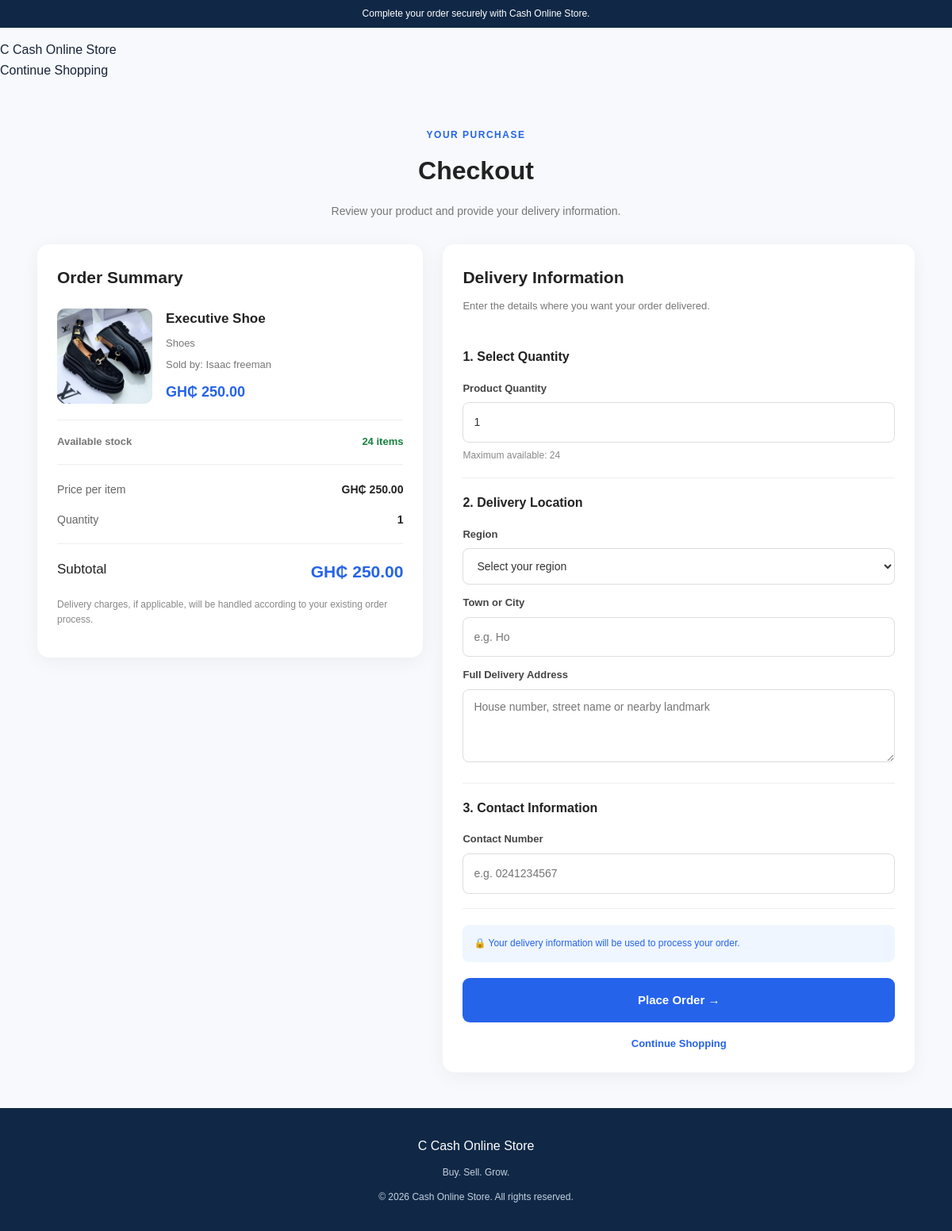
The page /buy/7 (signed in) on the database its author committed.
### tables this page shows
CREATE TABLE products (
            id INTEGER PRIMARY KEY AUTOINCREMENT,
            seller_id INTEGER NOT NULL,
            name TEXT NOT NULL,
            category TEXT NOT NULL,
            price REAL NOT NULL CHECK(price >= 0),
            quantity INTEGER NOT NULL DEFAULT 1 CHECK(quantity >= 0),
            image TEXT,
            description TEXT,
            created_at TIMESTAMP DEFAULT CURRENT_TIMESTAMP, is_hidden INTEGER NOT NULL DEFAULT 0,
            FOREIGN KEY (seller_id) REFERENCES users(id)
        );

CREATE TABLE users (
            id INTEGER PRIMARY KEY AUTOINCREMENT,
            name TEXT NOT NULL,
            email TEXT NOT NULL UNIQUE,
            password_hash TEXT NOT NULL,
            role TEXT NOT NULL CHECK(role IN ('buyer', 'seller')),
            created_at TIMESTAMP DEFAULT CURRENT_TIMESTAMP
        , profile_image TEXT, shop_description TEXT);

### app.py (the view)
@app.route("/buy/<int:product_id>")
def buy_product(product_id):
    if "user_id" not in session:
        return redirect(url_for(
            "login",
            next=url_for("buy_product", product_id=product_id)
        ))
    if session.get("user_role") != "buyer":
        return "Only buyer accounts can purchase products.", 403
    connection = get_db_connection()
    try:
        product = connection.execute("""
            SELECT p.*, u.name AS seller_name
            FROM products p
            JOIN users u ON u.id = p.seller_id
            WHERE p.id = ?
              AND p.quantity > 0
              AND u.role = 'seller'
        """, (product_id,)).fetchone()
    finally:
        connection.close()
    if product is None:
        abort(404)
    return render_template("checkout.html", product=product)

### app.py (called while the page is built)
def get_db_connection():
    connection = sqlite3.connect(DATABASE)
    connection.row_factory = sqlite3.Row
    return connection

@app.context_processor
def inject_unread_messages():
    unread_messages = 0
    if "user_id" in session:
        connection = get_db_connection()
        try:
            unread_messages = connection.execute("""
                SELECT COUNT(*)
                FROM messages m
                JOIN conversations c
                    ON c.id = m.conversation_id
                WHERE m.is_read = 0
                AND m.sender_id != ?
                AND (c.buyer_id = ? OR c.seller_id = ?)
            """, (
                session["user_id"],
                session["user_id"],
                session["user_id"]
            )).fetchone()[0]
        finally:
            connection.close()
    return {
        "unread_messages": unread_messages
    }

### templates/checkout.html (shortened to what this page needs)
<!DOCTYPE html>
<html lang="en">
<head>
    <link rel="stylesheet"
          href="{{ url_for('static', filename='style.css') }}">
</head>
<body>
<div class="announcement-bar">
    Complete your order securely with Cash Online Store.
</div>
<header class="marketplace-navbar">
    <a class="market-logo" href="{{ url_for('home') }}">
        <span class="market-logo-icon">C</span>
        <span>Cash Online Store</span>
    </a>
    <nav class="market-nav-links">
        <a href="{{ url_for('home') }}">Continue Shopping</a>
    </nav>
</header>
<main class="checkout-page">
    <div class="checkout-heading">
        <span class="checkout-label">YOUR PURCHASE</span>
        <h1>Checkout</h1>
        <p>Review your product and provide your delivery information.</p>
    </div>
    <div class="checkout-layout">
        <section class="checkout-order-card">
            <h2>Order Summary</h2>
            <div class="checkout-product">
                {% if product.image %}
                    <img
                        src="{{ product.image }}"
                        alt="{{ product.name }}"
                        class="checkout-product-image"
                    >
                {% else %}
                    <div class="checkout-no-image">
                        📦
                    </div>
                {% endif %}
                <div class="checkout-product-info">
                    <h3>{{ product.name }}</h3>
                    <p>{{ product.category }}</p>
                    <p class="checkout-seller">
                        Sold by: {{ product.seller_name }}
                    </p>
                    <strong>
                        GH₵ {{ "%.2f"|format(product.price) }}
                    </strong>
                </div>
            </div>
            <div class="checkout-stock">
                <span>Available stock</span>
                <strong>{{ product.quantity }} items</strong>
            </div>
            <div class="checkout-total-box">
                <div class="checkout-total-row">
                    <span>Price per item</span>
                    <strong>
                        GH₵ {{ "%.2f"|format(product.price) }}
                    </strong>
                </div>
                <div class="checkout-total-row">
                    <span>Quantity</span>
                    <strong id="summary-quantity">1</strong>
                </div>
                <div class="checkout-total-row checkout-grand-total">
                    <span>Subtotal</span>
                    <strong id="checkout-subtotal">
                    </strong>
                </div>
                <p class="checkout-total-note">
                    Delivery charges, if applicable, will be handled
                    according to your existing order process.
                </p>
            </div>
        </section>
        <section class="checkout-form-card">
            <h2>Delivery Information</h2>
            <p class="checkout-form-intro">
                Enter the details where you want your order delivered.
            </p>
            <form
                method="POST"
                action="{{ url_for('checkout', product_id=product.id) }}"
            >
                <div class="checkout-form-section">
                    <h3>1. Select Quantity</h3>
                    <label for="quantity">Product Quantity</label>
                    <input
                        type="number"
                        id="quantity"
                        name="quantity"
                        min="1"
                        max="{{ product.quantity }}"
                        value="1"
                        required
                    >
                    <small>
                        Maximum available: {{ product.quantity }}
                    </small>
                </div>
                <div class="checkout-form-section">
                    <h3>2. Delivery Location</h3>
                    <label for="delivery_region">Region</label>
                    <select
                        id="delivery_region"
                        name="delivery_region"
                        required
                    >
                        <option value="">Select your region</option>
                    </select>
                    <label for="delivery_town">Town or City</label>
                    <input
                        type="text"
                        id="delivery_town"
                        name="delivery_town"
                        placeholder="e.g. Ho"
                        required
                    >
                    <label for="delivery_address">
                        Full Delivery Address
                    </label>
                    <textarea
                        id="delivery_address"
                        name="delivery_address"
                        rows="4"
                        placeholder="House number, street name or nearby landmark"
                        required
                    ></textarea>
                </div>
                <div class="checkout-form-section">
                    <h3>3. Contact Information</h3>
                    <label for="delivery_phone">
                        Contact Number
                    </label>
                    <input
                        type="tel"
                        id="delivery_phone"
                        name="delivery_phone"
                        placeholder="e.g. 0241234567"
                        required
                    >
                </div>
                <div class="checkout-secure-note">
                    🔒 Your delivery information will be used to process
                    your order.
                </div>
                <button type="submit" class="checkout-submit-button">
                    Place Order →
                </button>
                <a href="{{ url_for('home') }}"
                   class="checkout-cancel-link">
                    Continue Shopping
                </a>
            </form>
        </section>
    </div>
</main>
<footer class="market-footer">
    <a class="market-logo" href="{{ url_for('home') }}">
        <span class="market-logo-icon">C</span>
        <span>Cash Online Store</span>
    </a>
    <p>Buy. Sell. Grow.</p>
    <p>&copy; 2026 Cash Online Store. All rights reserved.</p>
</footer>
</body>
</html>

### static/style.css (style rules this page uses)
:root { --navy: #102846; --blue: #1769e0; --blue-light: #eaf2ff; --text: #172338; --muted: #69778a; --border: #e4eaf2; --background: #f7f9fc; --white: #ffffff; }
* { box-sizing: border-box; }
html { scroll-behavior: smooth; }
body { margin: 0; font-family: Arial, Helvetica, sans-serif; color: var(--text); background: var(--background); line-height: 1.6; }
a { color: inherit; text-decoration: none; }
button, input { font: inherit; }
button, a { -webkit-tap-highlight-color: transparent; }
.checkout-heading { text-align: center; margin-bottom: 30px; }
.checkout-heading h1 { margin: 10px 0; font-size: clamp(28px, 4vw, 40px); color: #183b2b; }
.checkout-heading p { color: #666; }
.checkout-seller, .checkout-description { color: #666; line-height: 1.7; }
.checkout-stock { color: #198754; font-weight: 600; }
.announcement-bar { padding: 8px 4%; background: var(--navy); color: white; text-align: center; font-size: 12px; }
.marketplace-navbar { position: relative; z-index: 5; padding-top: 15px; padding-bottom: 15px; }
.market-footer { margin-top: 45px; padding: 35px 5% 20px; background: var(--navy); color: white; text-align: center; }
.market-footer > p { color: #c4d1e0; font-size: 12px; }
.checkout-page { max-width: 1150px; margin: 40px auto; padding: 0 22px; }
.checkout-heading { margin-bottom: 30px; }
.checkout-label { color: #2563eb; font-size: 12px; font-weight: 800; letter-spacing: 1.5px; }
.checkout-heading h1 { color: #222; font-size: 32px; margin: 8px 0; }
.checkout-heading p { color: #777; font-size: 14px; }
.checkout-layout { display: grid; grid-template-columns: 0.9fr 1.1fr; gap: 25px; align-items: start; }
.checkout-order-card, .checkout-form-card { background: #fff; padding: 25px; border-radius: 15px; box-shadow: 0 5px 25px rgba(0, 0, 0, 0.05); }
.checkout-order-card h2, .checkout-form-card h2 { font-size: 21px; color: #222; margin: 0 0 22px; }
.checkout-product { display: flex; align-items: center; gap: 17px; padding-bottom: 20px; border-bottom: 1px solid #eee; }
.checkout-product-image, .checkout-no-image { width: 120px; height: 120px; flex-shrink: 0; border-radius: 10px; background: #f5f6f8; }
.checkout-product-image { object-fit: cover; }
.checkout-product-info h3 { color: #222; font-size: 17px; margin: 0 0 8px; }
.checkout-product-info p { color: #777; font-size: 13px; margin: 5px 0; }
.checkout-product-info strong { display: block; color: #2563eb; font-size: 18px; margin-top: 9px; }
.checkout-stock { display: flex; justify-content: space-between; gap: 10px; padding: 17px 0; border-bottom: 1px solid #eee; color: #777; font-size: 13px; }
.checkout-stock strong { color: #15803d; }
.checkout-total-box { padding-top: 20px; }
.checkout-total-row { display: flex; justify-content: space-between; gap: 15px; margin-bottom: 16px; color: #666; font-size: 14px; }
.checkout-total-row strong { color: #222; }
.checkout-grand-total { border-top: 1px solid #eee; padding-top: 18px; margin-top: 18px; font-size: 17px; color: #222; }
.checkout-grand-total strong { color: #2563eb; font-size: 21px; }
.checkout-total-note { color: #888; font-size: 12px; line-height: 1.6; }
.checkout-form-intro { color: #777; font-size: 13px; line-height: 1.6; margin-top: -12px; margin-bottom: 22px; }
.checkout-form-section { border-bottom: 1px solid #eee; padding: 18px 0; }
.checkout-form-section h3 { font-size: 16px; color: #222; margin: 0 0 17px; }
.checkout-form-section label { display: block; color: #444; font-size: 13px; font-weight: 600; margin: 13px 0 7px; }
.checkout-form-section input, .checkout-form-section select, .checkout-form-section textarea { width: 100%; box-sizing: border-box; padding: 13px; border: 1px solid #ddd; border-radius: 8px; background: #fff; color: #333; font-size: 14px; font-family: inherit; outline: none; }
.checkout-form-section textarea { resize: vertical; }
.checkout-form-section small { display: block; color: #888; margin-top: 7px; font-size: 12px; }
.checkout-secure-note { padding: 14px; margin: 20px 0; border-radius: 8px; background: #eff6ff; color: #2563eb; font-size: 12px; line-height: 1.6; }
.checkout-submit-button { width: 100%; padding: 16px; border: none; border-radius: 9px; background: #2563eb; color: white; font-size: 15px; font-weight: 700; cursor: pointer; }
.checkout-cancel-link { display: block; margin-top: 17px; text-align: center; color: #2563eb; text-decoration: none; font-size: 13px; font-weight: 600; }

### rows shown on the page
products: image (picture), name "Executive Shoe", category "Shoes", price "250.00", quantity "24"
users: seller_name "Isaac freeman"
